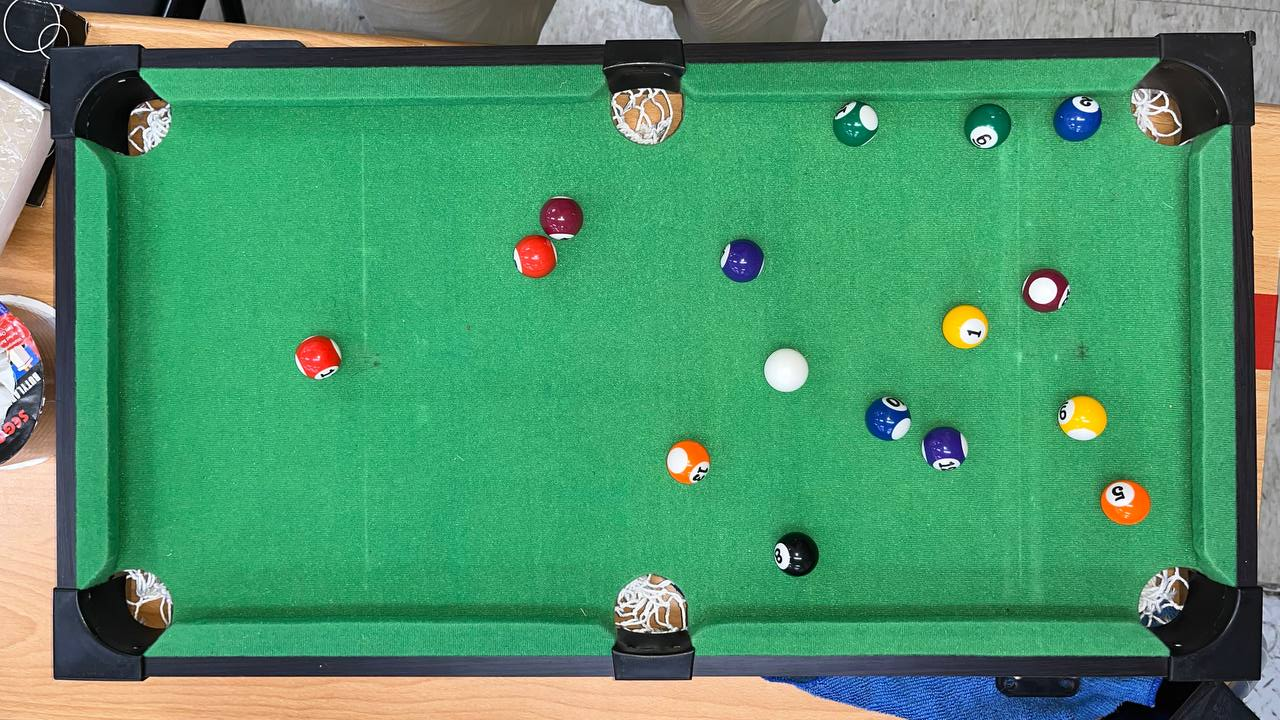
#> input picture filter table pics/poolballs2.jpeg, 1280 x 720 px, found by its file name
$ python filter_table.py
#> lines starting #> are read from the running program, lines starting #| are printed output that depends on the picture; after the words box and inside, x2 and y2 are one past the last pixel; in counts of white or black regions, pixels touching at a corner belong together
import cv2
import matplotlib.pyplot as plt
import numpy as np

from mpl_toolkits.mplot3d import Axes3D
from matplotlib import cm
from matplotlib import colors

def filter(src):
    imgG = cv2.GaussianBlur(src, (5, 5),0)
    imgM = cv2.medianBlur(src, 1)
    imgB = cv2.bilateralFilter(src, 51, 10, 10)
    return imgG,imgM,imgB

def do_canny(img):
    canny = cv2.Canny(img,30,200)
    return canny


img = cv2.imread('/home/zack/docker_ws/IDPoolBall/filter table pics/poolballs2.jpeg')
#> img is the input picture: shape (720, 1280, 3); mean B, G, R 106.3, 147.2, 76.3


pool = cv2.cvtColor(img, cv2.COLOR_BGR2RGB)
hsv_pool = cv2.cvtColor(pool, cv2.COLOR_RGB2HSV)
#> hsv_pool: shape (720, 1280, 3); mean H, S, V 71.2, 141, 155.2
G, M, B = filter(pool)
# [16 lines of commented-out code are left out]

light_green = (100,255,150)
dark_green = (3,80,30)

lo_square = np.full((10, 10, 3), light_green, dtype=np.uint8) / 255.0
do_square = np.full((10, 10, 3), dark_green, dtype=np.uint8) / 255.0
# [5 lines of commented-out code are left out]
print('a')

mask = cv2.inRange(M, dark_green, light_green)
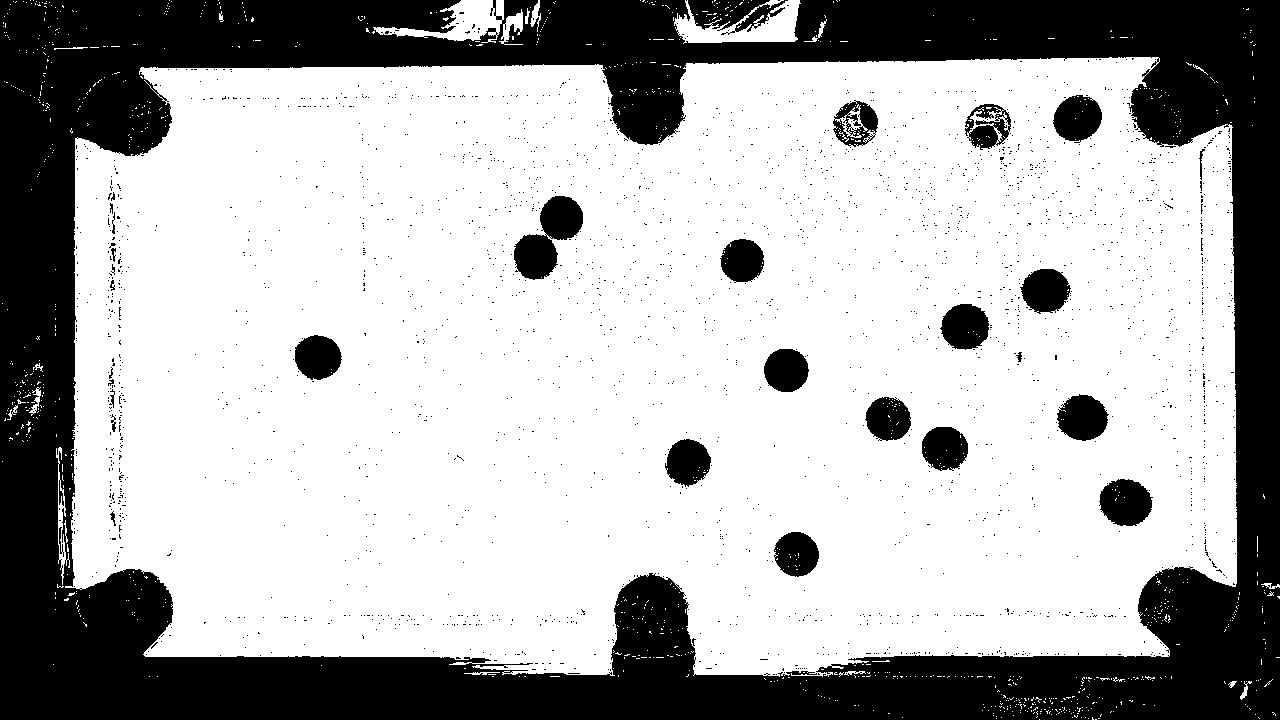
#> mask: shape (720, 1280); 68.8% white; 2326 black regions (2297 under 20 px), largest, box (x1, y1, x2, y2) and area: (0, 0, 1280, 720) 256796, (514, 196, 583, 280) 3060, (688, 0, 788, 35) 1978
cv2.imshow("mask",mask)
cv2.waitKey(0)
cv2.destroyWindow("mask")
result = cv2.bitwise_and(M, M, mask=mask)
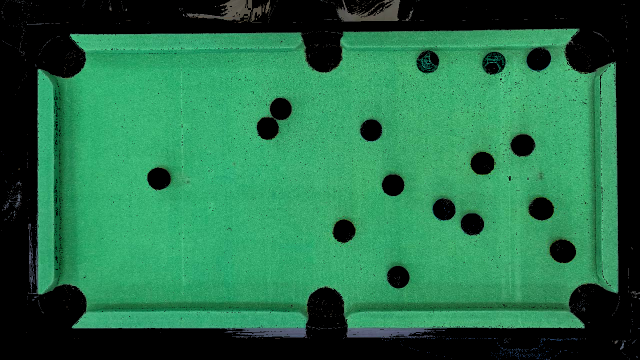
#> result: shape (720, 1280, 3) (shown at 1/2 size); mean R, G, B 37.6, 112.1, 73.3

# [8 lines of commented-out code are left out]

imgM = cv2.medianBlur(mask, 7)
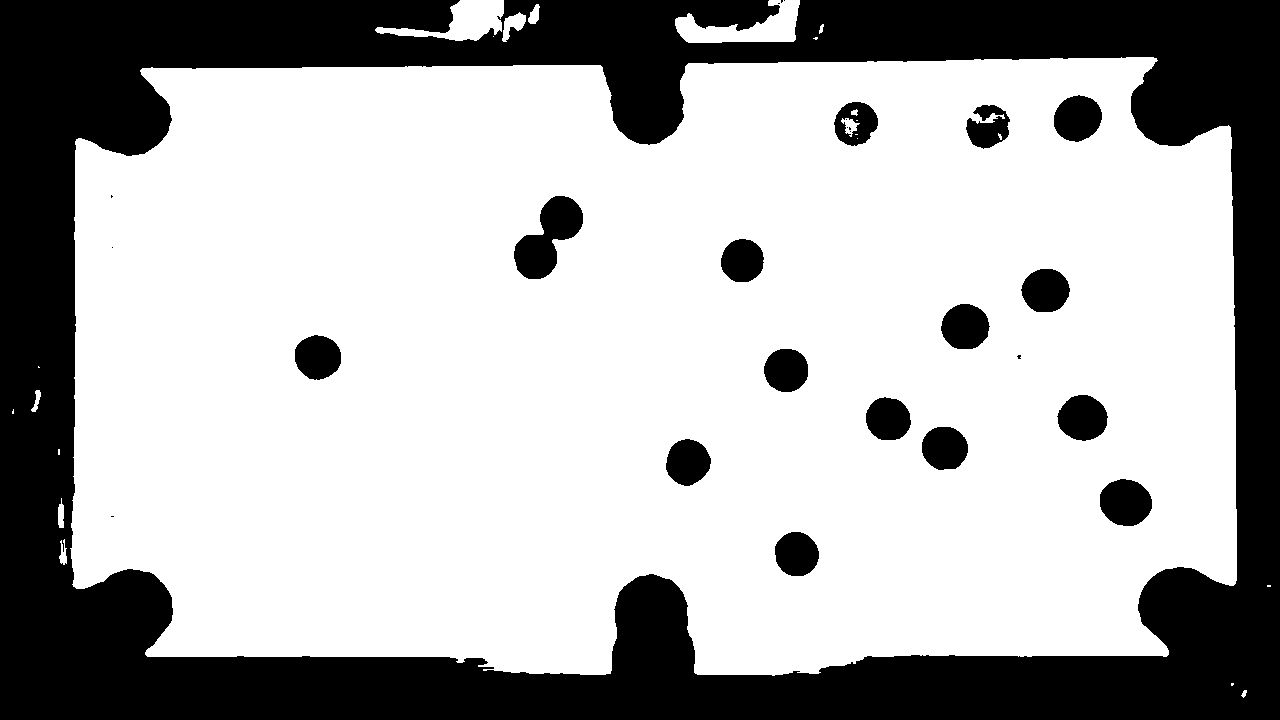
#> imgM: shape (720, 1280); 68.8% white; 27 black regions (11 under 20 px), largest, box (x1, y1, x2, y2) and area: (0, 0, 1280, 720) 262087, (514, 196, 583, 279) 3056, (1100, 479, 1152, 526) 1908
cv2.imshow("imgM", imgM)
cv2.waitKey(0)
cv2.destroyWindow("imgM")

cannyed = do_canny(imgM)
#> in do_canny, `canny = cv2.Canny(img,30,200)`:
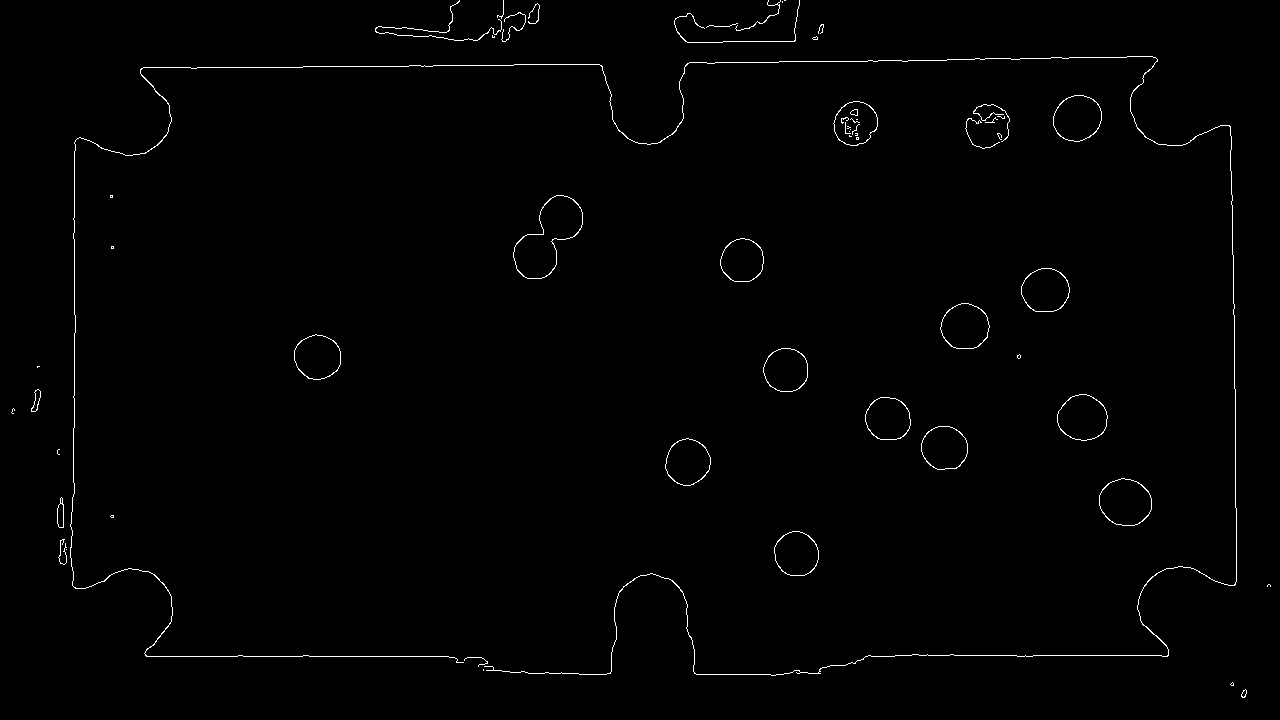
#> canny: shape (720, 1280); 0.84% white in thin lines or dots
cv2.imshow("cannyed", cannyed)
cv2.waitKey(0)
cv2.destroyWindow("cannyed")

# [5 lines of commented-out code are left out]

$ run again, with filter table pics/poolballs1.jpeg copied over filter table pics/poolballs2.jpeg
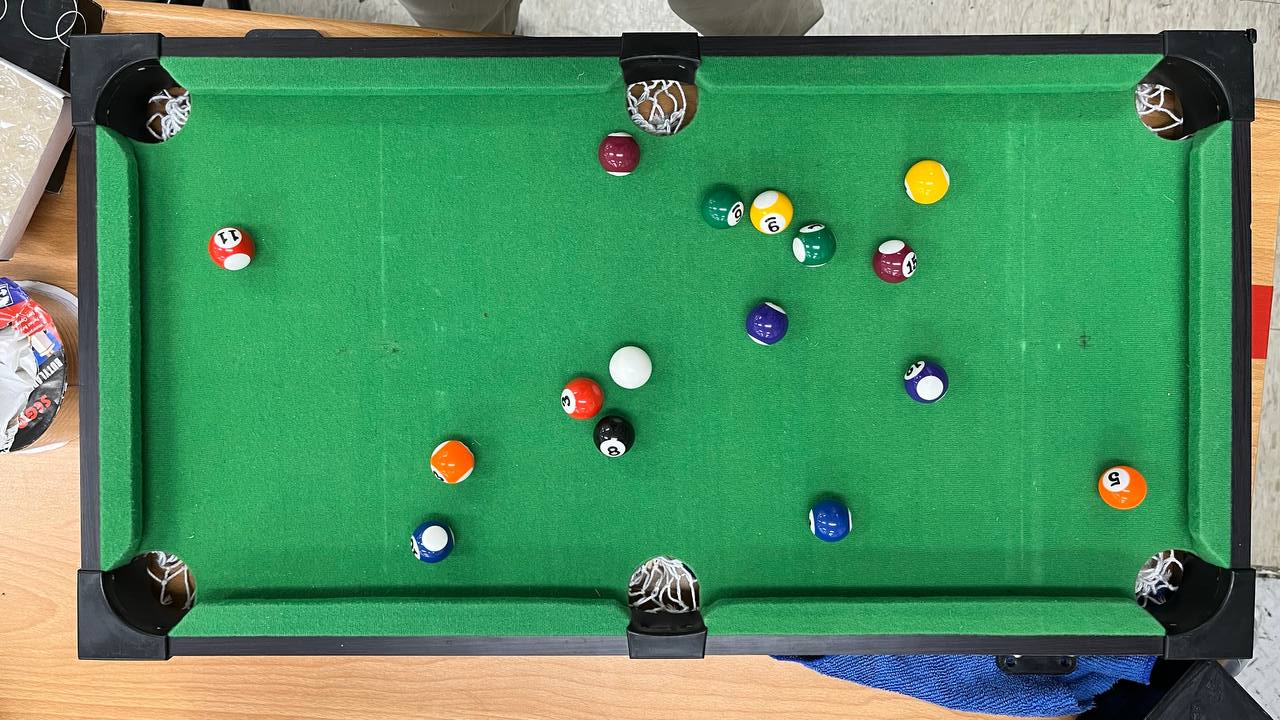
#> input picture filter table pics/poolballs1.jpeg, 1280 x 720 px, found by its file name
#> img is the input picture: shape (720, 1280, 3); mean B, G, R 96.8, 142.4, 76.8
#> hsv_pool: shape (720, 1280, 3); mean H, S, V 67.3, 146.5, 151
#> `mask = cv2.inRange(M, dark_green, light_green)`:
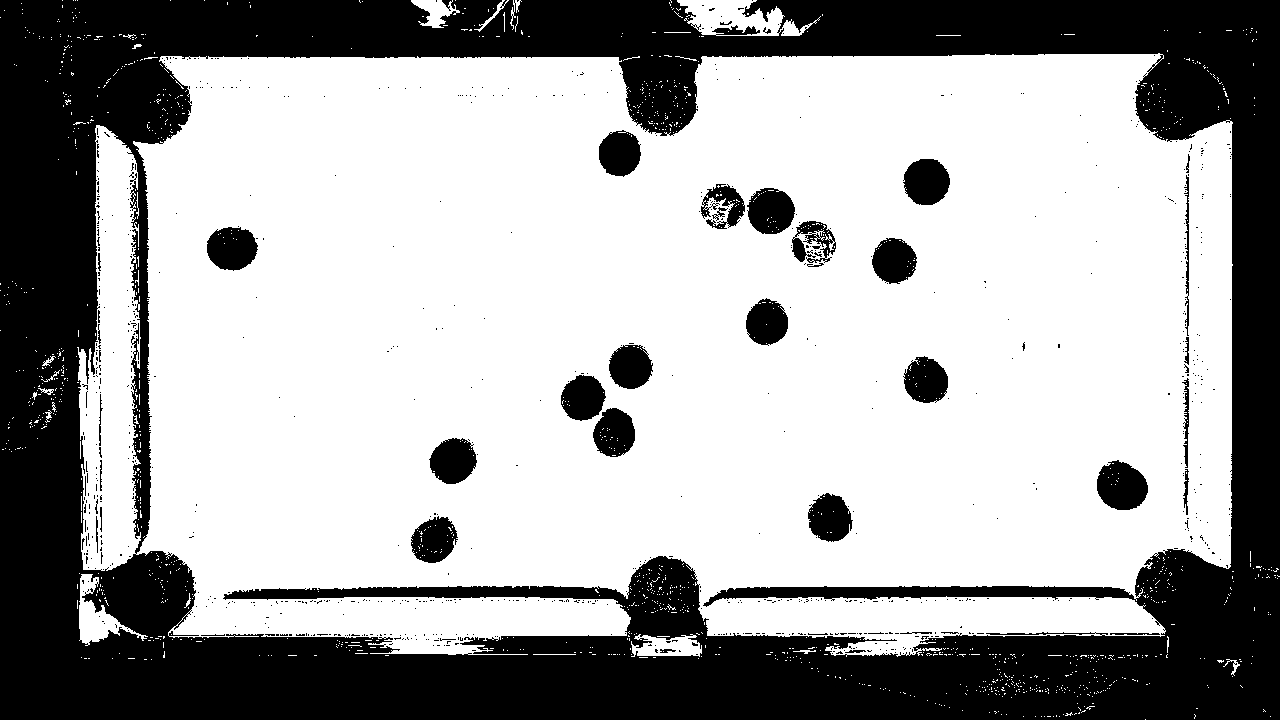
#> mask: shape (720, 1280); 64.6% white; 813 black regions (769 under 20 px), largest, box (x1, y1, x2, y2) and area: (0, 0, 1280, 720) 298751, (1097, 460, 1148, 510) 1908, (207, 227, 258, 271) 1720
#> imgM: shape (720, 1280); 64.4% white; 38 black regions (18 under 20 px), largest, box (x1, y1, x2, y2) and area: (0, 0, 1280, 720) 303240, (704, 185, 795, 234) 2588, (1097, 461, 1148, 510) 1906
#> in do_canny, `canny = cv2.Canny(img,30,200)`:
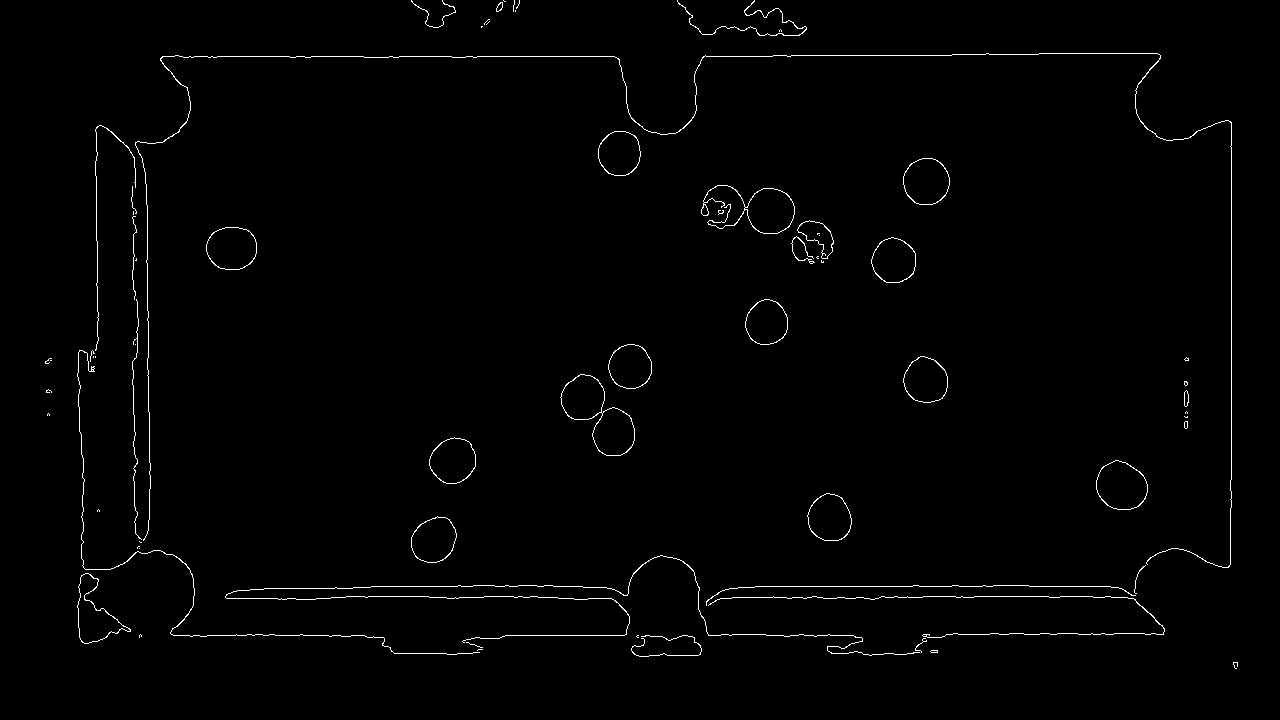
#> canny: shape (720, 1280); 1.1% white in thin lines or dots, all inside (x1, y1, x2, y2) = (45, 0, 1238, 669)

$ run again, with filter table pics/poolballs3.jpeg copied over filter table pics/poolballs2.jpeg
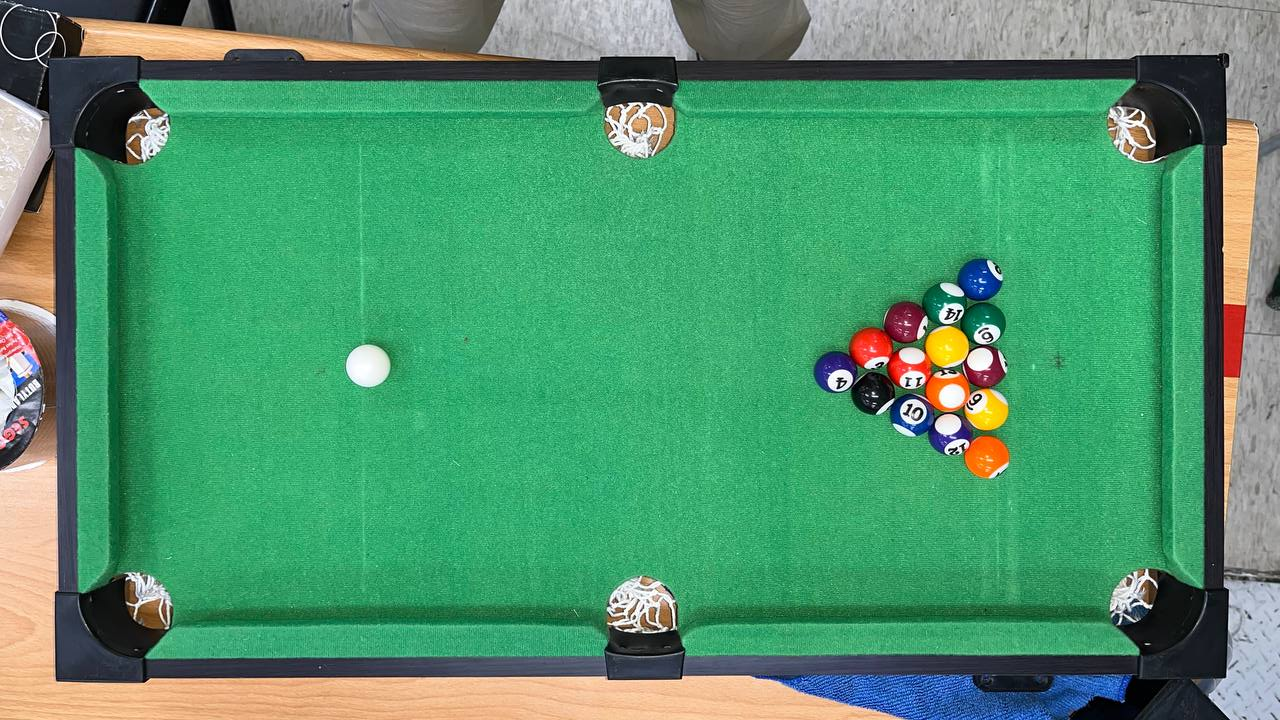
#> input picture filter table pics/poolballs3.jpeg, 1280 x 720 px, found by its file name
#> img is the input picture: shape (720, 1280, 3); mean B, G, R 109.1, 148.9, 80
#> hsv_pool: shape (720, 1280, 3); mean H, S, V 70.7, 137.5, 157
#> `mask = cv2.inRange(M, dark_green, light_green)`:
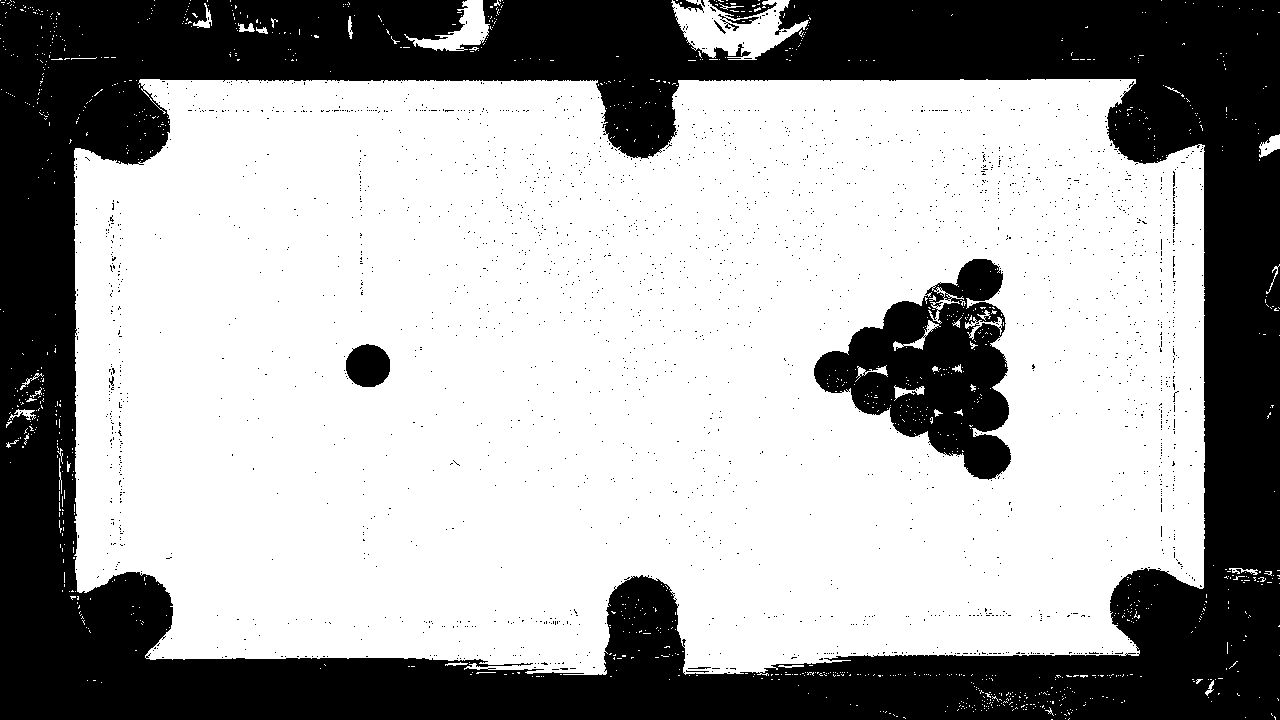
#> mask: shape (720, 1280); 65.2% white; 2257 black regions (2246 under 20 px), largest, box (x1, y1, x2, y2) and area: (0, 0, 1280, 720) 292782, (814, 259, 1011, 480) 22082, (346, 344, 390, 387) 1502
#> imgM: shape (720, 1280); 65.1% white; 5 black regions (1 under 20 px), largest, box (x1, y1, x2, y2) and area: (0, 0, 1280, 720) 296305, (814, 259, 1011, 479) 22926, (346, 345, 390, 387) 1491, (709, 0, 771, 26) 963
#> in do_canny, `canny = cv2.Canny(img,30,200)`:
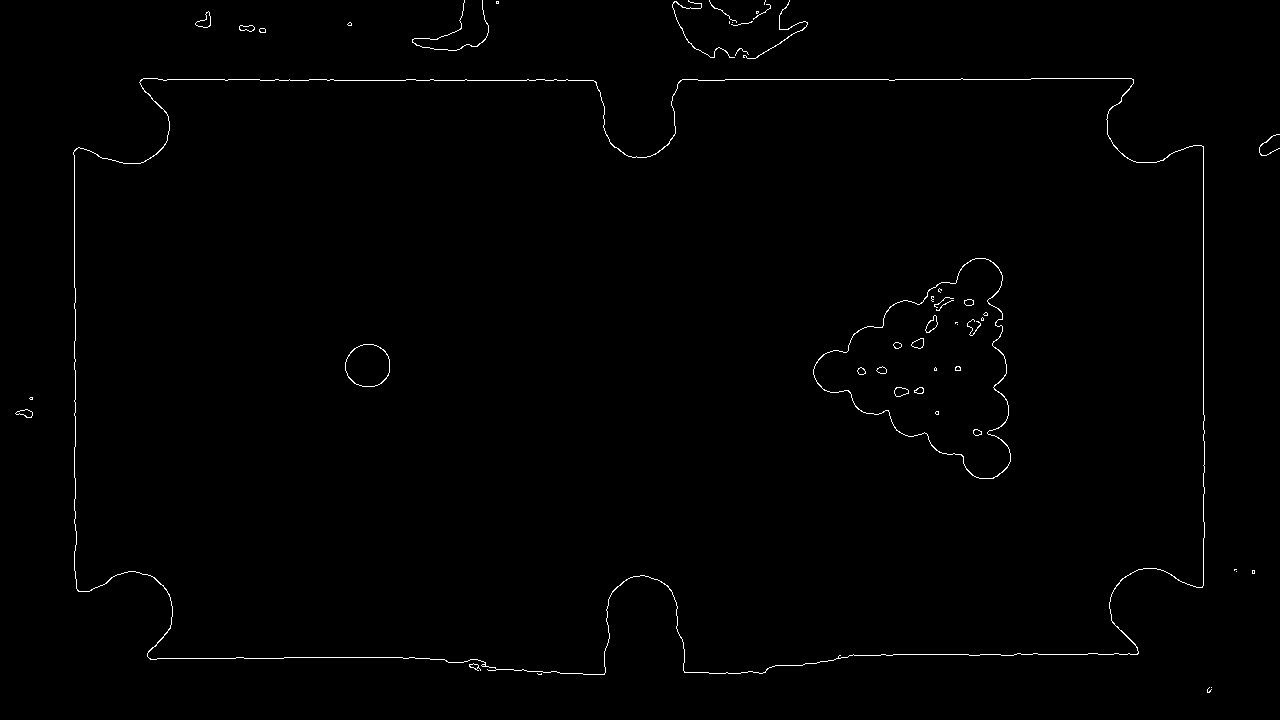
#> canny: shape (720, 1280); 0.68% white in thin lines or dots
